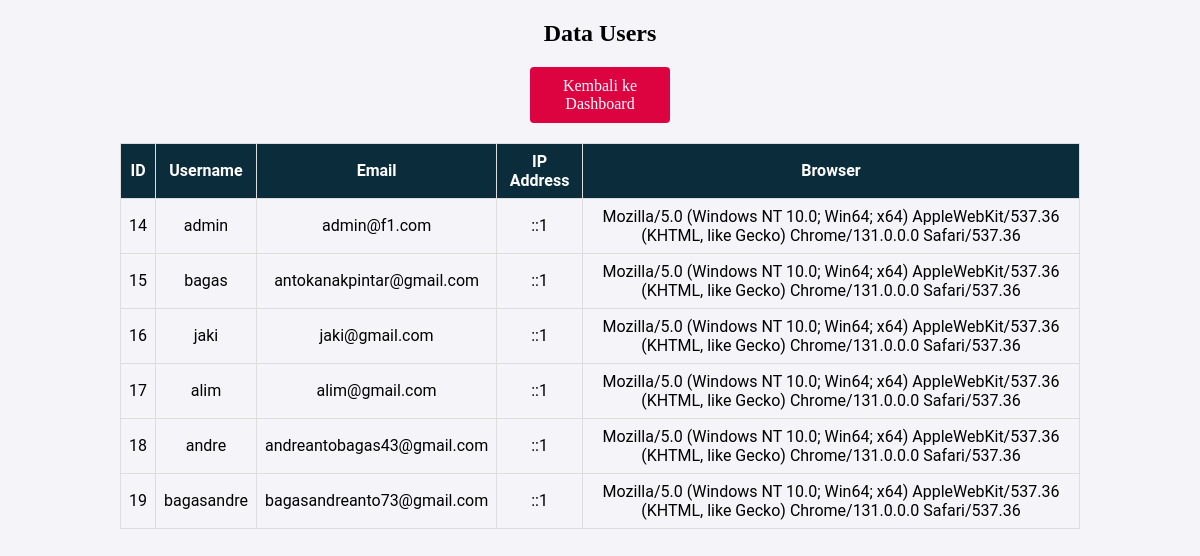
Page /php/users.php (signed in) on the committed database.
### tables this page shows
CREATE TABLE `users` (
  `id` int(11) NOT NULL,
  `username` varchar(50) NOT NULL,
  `email` varchar(100) NOT NULL,
  `ip_address` varchar(45) DEFAULT NULL,
  `browser` varchar(255) DEFAULT NULL,
  `password` varchar(255) NOT NULL
);

### php/users.php (the view, shortened to what this page needs)
<?php
$db = (new Database())->connect();
$query = "SELECT id, username, email, ip_address, browser FROM users";
$stmt = $db->prepare($query);
$stmt->execute();
$result = $stmt->get_result();
?>
<!DOCTYPE html>
<html>
<head>
    <link rel="stylesheet" href="../styles.css">
</head>
<body>
    <h2>Data Users</h2>
    <a href="dashboard.php" class="button-back-read">Kembali ke Dashboard</a>
    <?php if ($result && $result->num_rows > 0): ?>
        <table border="1">
            <tr>
                <th>ID</th>
                <th>Username</th>
                <th>Email</th>
                <th>IP Address</th>
                <th>Browser</th>
            </tr>
            <?php while ($row = $result->fetch_assoc()): ?>
            <tr>
                <td><?php echo htmlspecialchars($row['id']); ?></td>
                <td><?php echo htmlspecialchars($row['username']); ?></td>
                <td><?php echo htmlspecialchars($row['email']); ?></td>
                <td><?php echo htmlspecialchars($row['ip_address']); ?></td>
                <td><?php echo htmlspecialchars($row['browser']); ?></td>
            </tr>
            <?php endwhile; ?>
        </table>
    <?php else: ?>
        <p>Tidak ada data user ditemukan.</p>
    <?php endif; ?>
</body>
</html>

### styles.css (style rules this page uses)
body { font-family: Libre Franklin; margin: 0; padding: 0; background-color: #f4f4f9; display: flex; justify-content: start; align-items: center; height: 100vh; flex-direction: column; }
table { width: 80%; border-collapse: collapse; margin: 20px 0; font-family: Roboto; }
table th, table td { border: 1px solid #ddd; padding: 8px; text-align: center; }
table th { background-color: #0b2d3b; color: white; }
.button-back-read { background-color: #DD0341; color: white; padding: 10px 20px; border: none; border-radius: 4px; cursor: pointer; font-size: 16px; font-weight: 500; text-decoration: none; text-align: center; width: 100px; max-width: 400px; }

### rows in the picture
users: id "14", username "admin", email "admin@f1.com", ip_address "::1", browser "Mozilla/5.0 (Windows NT 10.0; Win64; x64) AppleWebKit/537.36 (KHTML, like Gecko) Chrome/131.0.0.0 Safari/537.36"
users: id "15", username "bagas", email "antokanakpintar@gmail.com", ip_address "::1", browser "Mozilla/5.0 (Windows NT 10.0; Win64; x64) AppleWebKit/537.36 (KHTML, like Gecko) Chrome/131.0.0.0 Safari/537.36"
users: id "16", username "jaki", email "jaki@gmail.com", ip_address "::1", browser "Mozilla/5.0 (Windows NT 10.0; Win64; x64) AppleWebKit/537.36 (KHTML, like Gecko) Chrome/131.0.0.0 Safari/537.36"
users: id "17", username "alim", email "alim@gmail.com", ip_address "::1", browser "Mozilla/5.0 (Windows NT 10.0; Win64; x64) AppleWebKit/537.36 (KHTML, like Gecko) Chrome/131.0.0.0 Safari/537.36"
users: id "18", username "andre", email "andreantobagas43@gmail.com", ip_address "::1", browser "Mozilla/5.0 (Windows NT 10.0; Win64; x64) AppleWebKit/537.36 (KHTML, like Gecko) Chrome/131.0.0.0 Safari/537.36"
users: id "19", username "bagasandre", email "bagasandreanto73@gmail.com", ip_address "::1", browser "Mozilla/5.0 (Windows NT 10.0; Win64; x64) AppleWebKit/537.36 (KHTML, like Gecko) Chrome/131.0.0.0 Safari/537.36"
